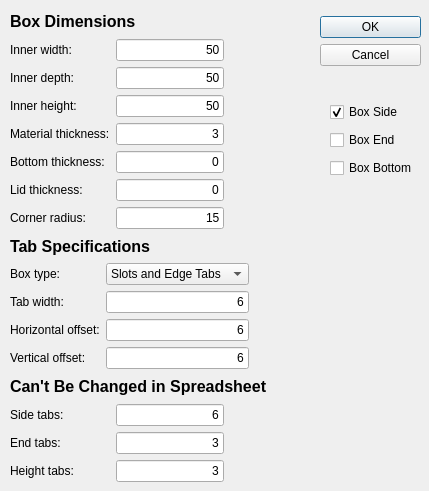
<?xml version="1.0" encoding="UTF-8"?>
<ui version="4.0">
 <class>Dialog</class>
 <widget class="QDialog" name="Dialog">
  <property name="geometry">
   <rect>
    <x>0</x>
    <y>0</y>
    <width>429</width>
    <height>491</height>
   </rect>
  </property>
  <property name="windowTitle">
   <string>Dialog</string>
  </property>
  <widget class="QDialogButtonBox" name="buttonBox">
   <property name="geometry">
    <rect>
     <x>320</x>
     <y>10</y>
     <width>101</width>
     <height>61</height>
    </rect>
   </property>
   <property name="orientation">
    <enum>Qt::Vertical</enum>
   </property>
   <property name="standardButtons">
    <set>QDialogButtonBox::Cancel|QDialogButtonBox::Ok</set>
   </property>
   <property name="centerButtons">
    <bool>true</bool>
   </property>
  </widget>
  <widget class="QWidget" name="verticalLayoutWidget">
   <property name="geometry">
    <rect>
     <x>10</x>
     <y>10</y>
     <width>301</width>
     <height>472</height>
    </rect>
   </property>
   <layout class="QVBoxLayout" name="verticalLayout">
    <item>
     <widget class="QLabel" name="label">
      <property name="sizePolicy">
       <sizepolicy hsizetype="Preferred" vsizetype="Preferred">
        <horstretch>0</horstretch>
        <verstretch>0</verstretch>
       </sizepolicy>
      </property>
      <property name="font">
       <font>
        <pointsize>12</pointsize>
        <weight>75</weight>
        <bold>true</bold>
       </font>
      </property>
      <property name="text">
       <string>Box Dimensions</string>
      </property>
     </widget>
    </item>
    <item>
     <layout class="QGridLayout" name="gridLayout" columnminimumwidth="100,0,0">
      <item row="0" column="0">
       <widget class="QLabel" name="label_2">
        <property name="text">
         <string>Inner width:</string>
        </property>
        <property name="scaledContents">
         <bool>false</bool>
        </property>
        <property name="buddy">
         <cstring>width</cstring>
        </property>
       </widget>
      </item>
      <item row="4" column="1">
       <widget class="QLineEdit" name="bottomThickness">
        <property name="toolTip">
         <string>&lt;html&gt;&lt;head/&gt;&lt;body&gt;&lt;p&gt;Only necessary if bottom material is a different thickness than the sides. If set to 0, uses &lt;span style=&quot; font-style:italic;&quot;&gt;material thickness&lt;/span&gt;.&lt;/p&gt;&lt;/body&gt;&lt;/html&gt;</string>
        </property>
        <property name="text">
         <string>0</string>
        </property>
        <property name="alignment">
         <set>Qt::AlignRight|Qt::AlignTrailing|Qt::AlignVCenter</set>
        </property>
       </widget>
      </item>
      <item row="5" column="1">
       <widget class="QLineEdit" name="lidThickness">
        <property name="toolTip">
         <string>&lt;html&gt;&lt;head/&gt;&lt;body&gt;&lt;p&gt;Lid thickness is used to specify the distance from the top of the side to the top of the slots (if specified). If set to 0, uses &lt;span style=&quot; font-style:italic;&quot;&gt;material thickness&lt;/span&gt;.&lt;/p&gt;&lt;/body&gt;&lt;/html&gt;</string>
        </property>
        <property name="text">
         <string>0</string>
        </property>
        <property name="alignment">
         <set>Qt::AlignRight|Qt::AlignTrailing|Qt::AlignVCenter</set>
        </property>
       </widget>
      </item>
      <item row="2" column="0">
       <widget class="QLabel" name="label_4">
        <property name="text">
         <string>Inner height:</string>
        </property>
        <property name="scaledContents">
         <bool>false</bool>
        </property>
        <property name="buddy">
         <cstring>height</cstring>
        </property>
       </widget>
      </item>
      <item row="4" column="0">
       <widget class="QLabel" name="label_15">
        <property name="text">
         <string>Bottom thickness:</string>
        </property>
        <property name="buddy">
         <cstring>bottomThickness</cstring>
        </property>
       </widget>
      </item>
      <item row="2" column="1">
       <widget class="QLineEdit" name="height">
        <property name="toolTip">
         <string>&lt;html&gt;&lt;head/&gt;&lt;body&gt;&lt;p&gt;The inside height of the box. The actual height will vary with material thickness.&lt;/p&gt;&lt;/body&gt;&lt;/html&gt;</string>
        </property>
        <property name="text">
         <string>50</string>
        </property>
        <property name="alignment">
         <set>Qt::AlignRight|Qt::AlignTrailing|Qt::AlignVCenter</set>
        </property>
        <property name="placeholderText">
         <string/>
        </property>
       </widget>
      </item>
      <item row="1" column="0">
       <widget class="QLabel" name="label_3">
        <property name="text">
         <string>Inner depth:</string>
        </property>
        <property name="scaledContents">
         <bool>false</bool>
        </property>
        <property name="buddy">
         <cstring>depth</cstring>
        </property>
       </widget>
      </item>
      <item row="1" column="2">
       <spacer name="horizontalSpacer">
        <property name="orientation">
         <enum>Qt::Horizontal</enum>
        </property>
        <property name="sizeHint" stdset="0">
         <size>
          <width>60</width>
          <height>20</height>
         </size>
        </property>
       </spacer>
      </item>
      <item row="3" column="1">
       <widget class="QLineEdit" name="thickness">
        <property name="toolTip">
         <string>&lt;html&gt;&lt;head/&gt;&lt;body&gt;&lt;p&gt;The thickness of the box material, used to calculate tab and slot sizes.&lt;/p&gt;&lt;/body&gt;&lt;/html&gt;</string>
        </property>
        <property name="text">
         <string>3</string>
        </property>
        <property name="alignment">
         <set>Qt::AlignRight|Qt::AlignTrailing|Qt::AlignVCenter</set>
        </property>
        <property name="placeholderText">
         <string/>
        </property>
       </widget>
      </item>
      <item row="5" column="0">
       <widget class="QLabel" name="label_16">
        <property name="text">
         <string>Lid thickness:</string>
        </property>
        <property name="buddy">
         <cstring>lidThickness</cstring>
        </property>
       </widget>
      </item>
      <item row="1" column="1">
       <widget class="QLineEdit" name="depth">
        <property name="toolTip">
         <string>&lt;html&gt;&lt;head/&gt;&lt;body&gt;&lt;p&gt;Radius of the hinge in degrees.&lt;/p&gt;&lt;/body&gt;&lt;/html&gt;</string>
        </property>
        <property name="text">
         <string>50</string>
        </property>
        <property name="alignment">
         <set>Qt::AlignRight|Qt::AlignTrailing|Qt::AlignVCenter</set>
        </property>
        <property name="placeholderText">
         <string/>
        </property>
       </widget>
      </item>
      <item row="3" column="0">
       <widget class="QLabel" name="label_5">
        <property name="text">
         <string>Material thickness:</string>
        </property>
        <property name="scaledContents">
         <bool>false</bool>
        </property>
        <property name="buddy">
         <cstring>thickness</cstring>
        </property>
       </widget>
      </item>
      <item row="0" column="1">
       <widget class="QLineEdit" name="width">
        <property name="toolTip">
         <string>&lt;html&gt;&lt;head/&gt;&lt;body&gt;&lt;p&gt;The inside width of the box. The actual width will vary with material thickness.&lt;/p&gt;&lt;/body&gt;&lt;/html&gt;</string>
        </property>
        <property name="text">
         <string>50</string>
        </property>
        <property name="alignment">
         <set>Qt::AlignRight|Qt::AlignTrailing|Qt::AlignVCenter</set>
        </property>
        <property name="placeholderText">
         <string/>
        </property>
       </widget>
      </item>
      <item row="6" column="0">
       <widget class="QLabel" name="label_17">
        <property name="text">
         <string>Corner radius:</string>
        </property>
        <property name="buddy">
         <cstring>radius</cstring>
        </property>
       </widget>
      </item>
      <item row="6" column="1">
       <widget class="QLineEdit" name="radius">
        <property name="text">
         <string>15</string>
        </property>
        <property name="alignment">
         <set>Qt::AlignRight|Qt::AlignTrailing|Qt::AlignVCenter</set>
        </property>
       </widget>
      </item>
     </layout>
    </item>
    <item>
     <widget class="QLabel" name="label_6">
      <property name="sizePolicy">
       <sizepolicy hsizetype="Preferred" vsizetype="Preferred">
        <horstretch>0</horstretch>
        <verstretch>0</verstretch>
       </sizepolicy>
      </property>
      <property name="font">
       <font>
        <pointsize>12</pointsize>
        <weight>75</weight>
        <bold>true</bold>
       </font>
      </property>
      <property name="lineWidth">
       <number>2</number>
      </property>
      <property name="text">
       <string>Tab Specifications</string>
      </property>
     </widget>
    </item>
    <item>
     <layout class="QGridLayout" name="gridLayout_2" rowstretch="0,0,0,0,0,0,0,0,0,0,0">
      <item row="1" column="0">
       <widget class="QLabel" name="label_7">
        <property name="text">
         <string>Box type:</string>
        </property>
        <property name="scaledContents">
         <bool>false</bool>
        </property>
        <property name="buddy">
         <cstring>tabTypes</cstring>
        </property>
       </widget>
      </item>
      <item row="6" column="0">
       <widget class="QLabel" name="label_10">
        <property name="text">
         <string>Tab width:</string>
        </property>
        <property name="scaledContents">
         <bool>false</bool>
        </property>
        <property name="buddy">
         <cstring>tabWidth</cstring>
        </property>
       </widget>
      </item>
      <item row="9" column="0">
       <widget class="QLabel" name="label_12">
        <property name="text">
         <string>Horizontal offset:</string>
        </property>
        <property name="scaledContents">
         <bool>false</bool>
        </property>
        <property name="buddy">
         <cstring>offsetH</cstring>
        </property>
       </widget>
      </item>
      <item row="10" column="0">
       <widget class="QLabel" name="label_11">
        <property name="text">
         <string>Vertical offset:</string>
        </property>
        <property name="scaledContents">
         <bool>false</bool>
        </property>
        <property name="buddy">
         <cstring>offsetV</cstring>
        </property>
       </widget>
      </item>
      <item row="6" column="1">
       <widget class="QLineEdit" name="tabWidth">
        <property name="toolTip">
         <string>&lt;html&gt;&lt;head/&gt;&lt;body&gt;&lt;p&gt;Specifies the width of tabs and slots.&lt;/p&gt;&lt;/body&gt;&lt;/html&gt;</string>
        </property>
        <property name="text">
         <string>6</string>
        </property>
        <property name="alignment">
         <set>Qt::AlignRight|Qt::AlignTrailing|Qt::AlignVCenter</set>
        </property>
        <property name="placeholderText">
         <string/>
        </property>
       </widget>
      </item>
      <item row="10" column="1">
       <widget class="QLineEdit" name="offsetV">
        <property name="toolTip">
         <string>&lt;html&gt;&lt;head/&gt;&lt;body&gt;&lt;p&gt;Specifies how far edge tabs are placed from the top and bottom.&lt;/p&gt;&lt;/body&gt;&lt;/html&gt;</string>
        </property>
        <property name="text">
         <string>6</string>
        </property>
        <property name="alignment">
         <set>Qt::AlignRight|Qt::AlignTrailing|Qt::AlignVCenter</set>
        </property>
        <property name="placeholderText">
         <string/>
        </property>
       </widget>
      </item>
      <item row="9" column="1">
       <widget class="QLineEdit" name="offsetH">
        <property name="toolTip">
         <string>&lt;html&gt;&lt;head/&gt;&lt;body&gt;&lt;p&gt;Specifies how far side tabs and slots are placed from the edges.&lt;/p&gt;&lt;/body&gt;&lt;/html&gt;</string>
        </property>
        <property name="text">
         <string>6</string>
        </property>
        <property name="alignment">
         <set>Qt::AlignRight|Qt::AlignTrailing|Qt::AlignVCenter</set>
        </property>
        <property name="placeholderText">
         <string/>
        </property>
       </widget>
      </item>
      <item row="1" column="1">
       <widget class="QComboBox" name="tabTypes">
        <property name="toolTip">
         <string>&lt;html&gt;&lt;head/&gt;&lt;body&gt;&lt;p&gt;Choose whether the box will have inset slots or edge tabs (or both) on the top and/or bottom.&lt;/p&gt;&lt;/body&gt;&lt;/html&gt;</string>
        </property>
        <property name="currentIndex">
         <number>0</number>
        </property>
        <item>
         <property name="text">
          <string>Slots and Edge Tabs</string>
         </property>
        </item>
        <item>
         <property name="text">
          <string>Slots only</string>
         </property>
        </item>
        <item>
         <property name="text">
          <string>Edge Tabs only</string>
         </property>
        </item>
       </widget>
      </item>
      <item row="6" column="2">
       <spacer name="horizontalSpacer_2">
        <property name="orientation">
         <enum>Qt::Horizontal</enum>
        </property>
        <property name="sizeHint" stdset="0">
         <size>
          <width>60</width>
          <height>20</height>
         </size>
        </property>
       </spacer>
      </item>
     </layout>
    </item>
    <item>
     <widget class="QLabel" name="label_14">
      <property name="enabled">
       <bool>true</bool>
      </property>
      <property name="font">
       <font>
        <pointsize>12</pointsize>
        <weight>75</weight>
        <bold>true</bold>
       </font>
      </property>
      <property name="statusTip">
       <string>skip</string>
      </property>
      <property name="text">
       <string>Can't Be Changed in Spreadsheet</string>
      </property>
     </widget>
    </item>
    <item>
     <layout class="QGridLayout" name="gridLayout_3" columnminimumwidth="100,0,0">
      <item row="0" column="0">
       <widget class="QLabel" name="label_8">
        <property name="text">
         <string>Side tabs:</string>
        </property>
        <property name="scaledContents">
         <bool>false</bool>
        </property>
        <property name="buddy">
         <cstring>numTabsLength</cstring>
        </property>
       </widget>
      </item>
      <item row="1" column="0">
       <widget class="QLabel" name="label_9">
        <property name="text">
         <string>End tabs:</string>
        </property>
        <property name="scaledContents">
         <bool>false</bool>
        </property>
        <property name="buddy">
         <cstring>numTabsDepth</cstring>
        </property>
       </widget>
      </item>
      <item row="2" column="0">
       <widget class="QLabel" name="label_13">
        <property name="text">
         <string>Height tabs:</string>
        </property>
        <property name="scaledContents">
         <bool>false</bool>
        </property>
        <property name="buddy">
         <cstring>numTabsHeight</cstring>
        </property>
       </widget>
      </item>
      <item row="1" column="1">
       <widget class="QLineEdit" name="numTabsDepth">
        <property name="toolTip">
         <string>&lt;html&gt;&lt;head/&gt;&lt;body&gt;&lt;p&gt;The number of tabs to place on the depth (short side) of the box.  &lt;span style=&quot; font-weight:600;&quot;&gt;DON'T&lt;/span&gt; change these after generating the sketches. (or go ahead and see why)&lt;/p&gt;&lt;/body&gt;&lt;/html&gt;</string>
        </property>
        <property name="text">
         <string>3</string>
        </property>
        <property name="alignment">
         <set>Qt::AlignRight|Qt::AlignTrailing|Qt::AlignVCenter</set>
        </property>
        <property name="placeholderText">
         <string/>
        </property>
       </widget>
      </item>
      <item row="2" column="1">
       <widget class="QLineEdit" name="numTabsHeight">
        <property name="toolTip">
         <string>&lt;html&gt;&lt;head/&gt;&lt;body&gt;&lt;p&gt;The number of tabs to place on the height (edges) of the box.  &lt;span style=&quot; font-weight:600;&quot;&gt;DON'T&lt;/span&gt; change these after generating the sketches. (or go ahead and see why)&lt;/p&gt;&lt;/body&gt;&lt;/html&gt;</string>
        </property>
        <property name="text">
         <string>3</string>
        </property>
        <property name="alignment">
         <set>Qt::AlignRight|Qt::AlignTrailing|Qt::AlignVCenter</set>
        </property>
        <property name="placeholderText">
         <string/>
        </property>
       </widget>
      </item>
      <item row="0" column="1">
       <widget class="QLineEdit" name="numTabsLength">
        <property name="toolTip">
         <string>&lt;html&gt;&lt;head/&gt;&lt;body&gt;&lt;p&gt;The number of tabs to place on the width (long side) of the box.  &lt;span style=&quot; font-weight:600;&quot;&gt;DON'T&lt;/span&gt; change these after generating the sketches. (or go ahead and see why)&lt;/p&gt;&lt;/body&gt;&lt;/html&gt;</string>
        </property>
        <property name="text">
         <string>6</string>
        </property>
        <property name="alignment">
         <set>Qt::AlignRight|Qt::AlignTrailing|Qt::AlignVCenter</set>
        </property>
        <property name="placeholderText">
         <string/>
        </property>
       </widget>
      </item>
      <item row="1" column="2">
       <spacer name="horizontalSpacer_3">
        <property name="orientation">
         <enum>Qt::Horizontal</enum>
        </property>
        <property name="sizeHint" stdset="0">
         <size>
          <width>60</width>
          <height>20</height>
         </size>
        </property>
       </spacer>
      </item>
     </layout>
    </item>
   </layout>
  </widget>
  <widget class="QLabel" name="image">
   <property name="geometry">
    <rect>
     <x>320</x>
     <y>200</y>
     <width>90</width>
     <height>147</height>
    </rect>
   </property>
   <property name="text">
    <string/>
   </property>
  </widget>
  <widget class="QWidget" name="verticalLayoutWidget_2">
   <property name="geometry">
    <rect>
     <x>330</x>
     <y>100</y>
     <width>91</width>
     <height>80</height>
    </rect>
   </property>
   <layout class="QVBoxLayout" name="verticalLayout_2">
    <item>
     <widget class="QCheckBox" name="chkSide">
      <property name="toolTip">
       <string>&lt;html&gt;&lt;head/&gt;&lt;body&gt;&lt;p&gt;Check to generate a sketch for the long side (width) of the box.&lt;/p&gt;&lt;/body&gt;&lt;/html&gt;</string>
      </property>
      <property name="text">
       <string>Box Side</string>
      </property>
      <property name="checked">
       <bool>true</bool>
      </property>
     </widget>
    </item>
    <item>
     <widget class="QCheckBox" name="chkEnd">
      <property name="toolTip">
       <string>&lt;html&gt;&lt;head/&gt;&lt;body&gt;&lt;p&gt;Check to generate a sketch for the short side (depth) of the box.&lt;/p&gt;&lt;/body&gt;&lt;/html&gt;</string>
      </property>
      <property name="text">
       <string>Box End</string>
      </property>
      <property name="checked">
       <bool>false</bool>
      </property>
     </widget>
    </item>
    <item>
     <widget class="QCheckBox" name="chkBottom">
      <property name="toolTip">
       <string>&lt;html&gt;&lt;head/&gt;&lt;body&gt;&lt;p&gt;Check to generate a sketch for the bottom of the box.&lt;/p&gt;&lt;/body&gt;&lt;/html&gt;</string>
      </property>
      <property name="text">
       <string>Box Bottom</string>
      </property>
      <property name="checked">
       <bool>false</bool>
      </property>
     </widget>
    </item>
   </layout>
  </widget>
 </widget>
 <tabstops>
  <tabstop>width</tabstop>
  <tabstop>depth</tabstop>
  <tabstop>height</tabstop>
  <tabstop>thickness</tabstop>
  <tabstop>bottomThickness</tabstop>
  <tabstop>lidThickness</tabstop>
  <tabstop>tabTypes</tabstop>
  <tabstop>tabWidth</tabstop>
  <tabstop>offsetH</tabstop>
  <tabstop>offsetV</tabstop>
  <tabstop>numTabsLength</tabstop>
  <tabstop>numTabsDepth</tabstop>
  <tabstop>numTabsHeight</tabstop>
  <tabstop>chkSide</tabstop>
  <tabstop>chkEnd</tabstop>
  <tabstop>chkBottom</tabstop>
 </tabstops>
 <resources/>
 <connections>
  <connection>
   <sender>buttonBox</sender>
   <signal>accepted()</signal>
   <receiver>Dialog</receiver>
   <slot>accept()</slot>
   <hints>
    <hint type="sourcelabel">
     <x>248</x>
     <y>254</y>
    </hint>
    <hint type="destinationlabel">
     <x>157</x>
     <y>274</y>
    </hint>
   </hints>
  </connection>
  <connection>
   <sender>buttonBox</sender>
   <signal>rejected()</signal>
   <receiver>Dialog</receiver>
   <slot>reject()</slot>
   <hints>
    <hint type="sourcelabel">
     <x>316</x>
     <y>260</y>
    </hint>
    <hint type="destinationlabel">
     <x>286</x>
     <y>274</y>
    </hint>
   </hints>
  </connection>
 </connections>
</ui>
